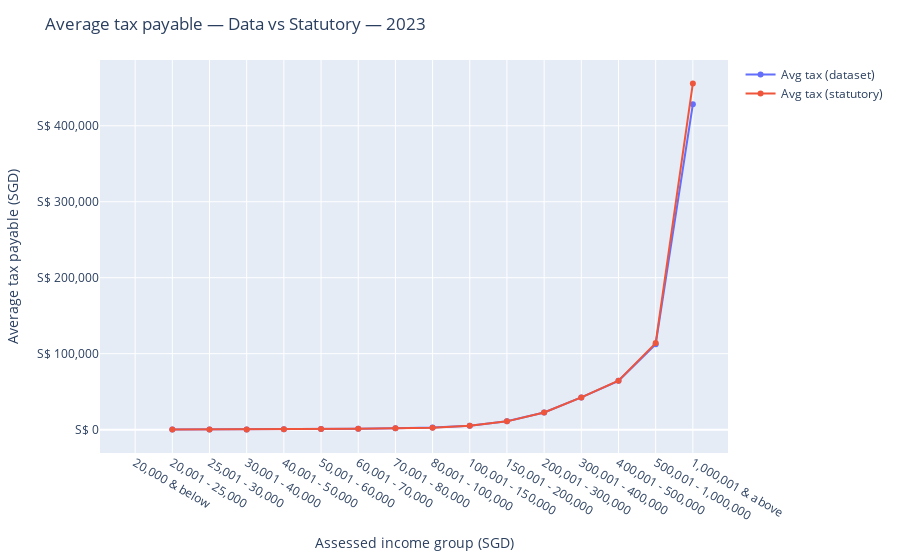
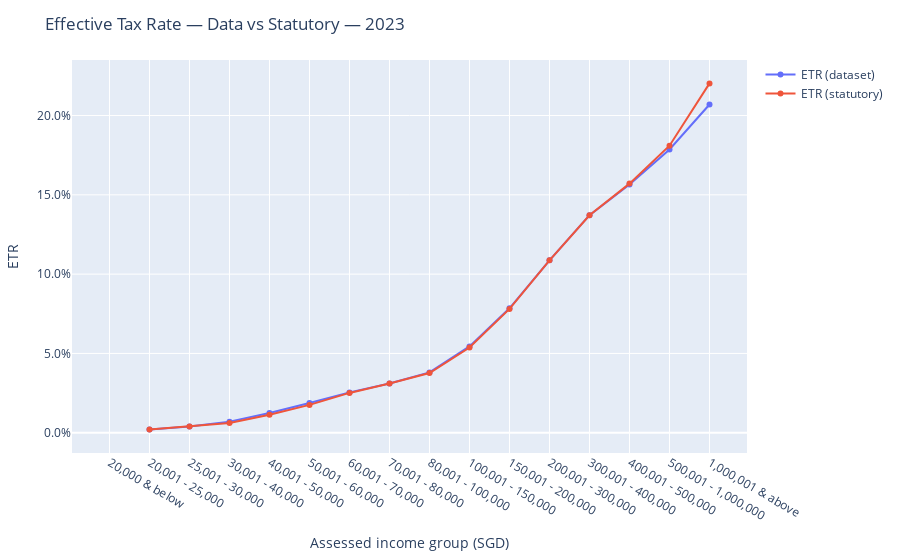

Source (notebook cell) for these figures, in order:
### Code cell
# ==========================================
# Robust numeric coercion + scaling
# ==========================================

# ---------- 1) Helper to coerce messy numerics ----------
def _to_numeric_clean(series: pd.Series) -> pd.Series:
    """
    Coerce strings like '1,234', ' 2 345 ', '(1,000)', '–', '-' to floats.
    Leaves real numerics unchanged. Returns float dtype.
    """
    s = series.copy()
    # Early exit if already numeric
    if pd.api.types.is_numeric_dtype(s):
        return pd.to_numeric(s, errors="coerce")
    s = s.astype(str)

    # Normalize unicode dashes and whitespace
    s = s.str.replace(r"[–—−]", "-", regex=True)   # various dashes to ASCII -
    s = s.str.replace(r"\s+", "", regex=True)      # remove all spaces

    # Handle parentheses for negatives: (1234) -> -1234
    neg_mask = s.str.match(r"^\(.*\)$")
    s = s.str.replace(r"^\((.*)\)$", r"-\1", regex=True)

    # Remove commas and any stray non-digits except leading minus and decimal point
    s = s.str.replace(",", "", regex=False)
    s = s.str.replace(r"[^0-9\.\-]", "", regex=True)

    # Empty strings -> NaN
    s = s.replace("", np.nan)

    return pd.to_numeric(s, errors="coerce")

# Columns we expect to be numeric
_num_cols = [
    "number_of_taxpayers",
    "assessable_income",
    "chargeable_income",
    "net_tax_assessed",
    "year_of_assessment",
]

# Make a cleaned copy filtered to Tax Residents
df_tr = income_table[income_table["resident_type"] == "Tax Resident"].copy()

for c in _num_cols:
    if c in df_tr.columns:
        df_tr[c] = _to_numeric_clean(df_tr[c])

# (Optional) enforce integer year
if "year_of_assessment" in df_tr.columns:
    df_tr["year_of_assessment"] = df_tr["year_of_assessment"].round().astype("Int64")

# ---------- 2) Bin parsing / ordering ----------
def parse_bin_bounds(label: str):
    s = str(label).replace(",", "").strip()
    m = re.match(r"^(\d+)\s*&\s*below$", s, flags=re.I)
    if m: return 0, int(m.group(1))
    m = re.match(r"^(\d+)\s*&\s*above$", s, flags=re.I)
    if m: return int(m.group(1)), math.inf
    m = re.match(r"^(\d+)\s*-\s*(\d+)$", s)
    if m: return int(m.group(1)), int(m.group(2))
    raise ValueError(f"Unrecognized bin label: {label!r}")

labels_unique = df_tr["assessed_income_group"].dropna().unique().tolist()
bin_info = []
for lbl in labels_unique:
    lo, hi = parse_bin_bounds(lbl)
    bin_info.append((str(lbl), lo, hi))
bin_info.sort(key=lambda x: (x[1], float("inf") if x[2] == math.inf else x[2]))
ordered_labels = [b[0] for b in bin_info]

def rep_midpoint(lo, hi, top_tail_factor=1.25):
    return lo*top_tail_factor if hi == math.inf else 0.5*(lo+hi)
rep_map = {lbl: rep_midpoint(lo, hi) for (lbl, lo, hi) in bin_info}

# ---------- 3) Aggregate per year x bin ----------
bybin = (
    df_tr.groupby(["year_of_assessment", "assessed_income_group"], observed=True)
         .agg(number_of_taxpayers=("number_of_taxpayers","sum"),
              assessable_income=("assessable_income","sum"),
              chargeable_income=("chargeable_income","sum"),
              net_tax_assessed=("net_tax_assessed","sum"))
         .reset_index()
)
bybin["assessed_income_group"] = pd.Categorical(bybin["assessed_income_group"], ordered=True, categories=ordered_labels)
bybin = bybin.sort_values(["year_of_assessment", "assessed_income_group"])

# Safety: ensure numeric dtypes post-aggregation (object sneaks in sometimes)
for c in ["number_of_taxpayers","assessable_income","chargeable_income","net_tax_assessed"]:
    bybin[c] = pd.to_numeric(bybin[c], errors="coerce")

# Population shares per year
bybin["pop_share"] = bybin.groupby("year_of_assessment")["number_of_taxpayers"].transform(lambda s: s / s.sum())

# ---------- 4) Statutory tax schedule ----------
BRACKETS_2024 = [
    (  20000, 0.00,      0),
    (  30000, 0.02,    200),
    (  40000, 0.035,   550),
    (  80000, 0.07,   3350),
    ( 120000, 0.115,  7950),
    ( 160000, 0.15,  13950),
    ( 200000, 0.18,  21150),
    ( 240000, 0.19,  28750),
    ( 280000, 0.195, 36550),
    ( 320000, 0.20,  44550),
    ( 500000, 0.22,  84150),
    (1000000, 0.23, 199150),
    (np.inf , 0.24,   None),
]

def statutory_tax(chargeable_income: float) -> float:
    if chargeable_income is None or not np.isfinite(chargeable_income):
        return np.nan
    lower_prev, cum_prev = 0.0, 0.0
    for upper, rate, cum_at_upper in BRACKETS_2024:
        if chargeable_income <= upper:
            return float(cum_prev + rate * (chargeable_income - lower_prev))
        lower_prev = float(upper)
        if cum_at_upper is not None:
            cum_prev = float(cum_at_upper)
    return np.nan

# ---------- 5) Auto-detect unit scales (income & tax) ----------
CAND = np.array([1, 10, 100, 1000, 10000], dtype=float)

# Income scale: align per-capita assessable income with bin midpoints
mean_assessable_pc_raw = bybin["assessable_income"] / bybin["number_of_taxpayers"].replace(0, np.nan)
rep_mid = bybin["assessed_income_group"].astype(str).map(rep_map)
ratio_income = (rep_mid / mean_assessable_pc_raw).replace([np.inf,-np.inf], np.nan).dropna()

if ratio_income.empty or not np.isfinite(ratio_income.median()):
    income_scale = 1.0
else:
    med_ratio = float(np.nanmedian(ratio_income.to_numpy()))
    income_scale = float(CAND[np.nanargmin(np.abs(CAND - med_ratio))])

# Tax scale: align avg tax (data) with statutory tax at scaled mean chargeable
mean_chargeable_pc_scaled = (bybin["chargeable_income"] * income_scale) / bybin["number_of_taxpayers"].replace(0, np.nan)
stat_at_mean = mean_chargeable_pc_scaled.apply(statutory_tax)
avg_tax_data_raw = bybin["net_tax_assessed"] / bybin["number_of_taxpayers"].replace(0, np.nan)
ratio_tax = (stat_at_mean / avg_tax_data_raw).replace([np.inf,-np.inf], np.nan).dropna()

if ratio_tax.empty or not np.isfinite(ratio_tax.median()):
    tax_scale = 1.0
else:
    med_ratio_t = float(np.nanmedian(ratio_tax.to_numpy()))
    tax_scale = float(CAND[np.nanargmin(np.abs(CAND - med_ratio_t))])

print(f"[scales] income_scale={income_scale:.0f}, tax_scale={tax_scale:.0f}")

# Apply scales and recompute per-capita series
bybin["mean_chargeable_pc"] = mean_chargeable_pc_scaled  # already income-scaled
bybin["avg_tax_data"] = (bybin["net_tax_assessed"] * tax_scale) / bybin["number_of_taxpayers"].replace(0, np.nan)
bybin["avg_tax_statutory"] = bybin["mean_chargeable_pc"].apply(statutory_tax)

# ---------- 6) Quick sanity: no strings left ----------
assert pd.api.types.is_float_dtype(bybin["mean_chargeable_pc"]), "mean_chargeable_pc not numeric"
assert pd.api.types.is_float_dtype(bybin["avg_tax_data"]), "avg_tax_data not numeric"
assert pd.api.types.is_float_dtype(bybin["avg_tax_statutory"]), "avg_tax_statutory not numeric"

# ---------- 7) Plots for the latest year ----------
latest_year = int(bybin["year_of_assessment"].dropna().max())
d = bybin[bybin["year_of_assessment"] == latest_year].copy().sort_values("assessed_income_group")

fig_tax = go.Figure()
fig_tax.add_trace(go.Scatter(
    x=d["assessed_income_group"].astype(str),
    y=d["avg_tax_data"],
    mode="lines+markers", name="Avg tax (dataset)"
))
fig_tax.add_trace(go.Scatter(
    x=d["assessed_income_group"].astype(str),
    y=d["avg_tax_statutory"],
    mode="lines+markers", name="Avg tax (statutory)"
))
fig_tax.update_layout(
    title=f"Average tax payable — Data vs Statutory — {latest_year}",
    xaxis_title="Assessed income group (SGD)",
    yaxis_title="Average tax payable (SGD)",
    yaxis=dict(tickprefix="S$ ", tickformat=",.0f"),
    hovermode="x unified", margin=dict(l=40,r=20,t=60,b=90)
)
fig_tax.show()

fig_etr = go.Figure()
fig_etr.add_trace(go.Scatter(
    x=d["assessed_income_group"].astype(str),
    y=d["avg_tax_data"] / d["mean_chargeable_pc"],
    mode="lines+markers", name="ETR (dataset)"
))
fig_etr.add_trace(go.Scatter(
    x=d["assessed_income_group"].astype(str),
    y=d["avg_tax_statutory"] / d["mean_chargeable_pc"],
    mode="lines+markers", name="ETR (statutory)"
))
fig_etr.update_layout(
    title=f"Effective Tax Rate — Data vs Statutory — {latest_year}",
    xaxis_title="Assessed income group (SGD)",
    yaxis_title="ETR",
    yaxis=dict(tickformat=".1%"),
    hovermode="x unified", margin=dict(l=40,r=20,t=60,b=90)
)
fig_etr.show()

### Figure 1 — Plotly figure (JSON) as saved in the notebook; plotly's stock layout.template omitted (floating-point values rounded to 4 significant figures)
{"data": [{"mode": "lines+markers", "name": "Avg tax (dataset)", "type": "scatter", "x": ["20,000 & below", "20,001 - 25,000", "25,001 - 30,000", "30,001 - 40,000", "40,001 - 50,000", "50,001 - 60,000", "60,001 - 70,000", "70,001 - 80,000", "80,001 - 100,000", "100,001 - 150,000", "150,001 - 200,000", "200,001 - 300,000", "300,001 - 400,000", "400,001 - 500,000", "500,001 - 1,000,000", "1,000,001 & above"], "y": [null, 43.92, 96.85, 202.7, 444.4, 806.6, 1275.0, 1792.0, 2645.0, 5196.0, 10960.0, 22540.0, 42430.0, 64310.0, 112400.0, 428300.0]}, {"mode": "lines+markers", "name": "Avg tax (statutory)", "type": "scatter", "x": ["20,000 & below", "20,001 - 25,000", "25,001 - 30,000", "30,001 - 40,000", "40,001 - 50,000", "50,001 - 60,000", "60,001 - 70,000", "70,001 - 80,000", "80,001 - 100,000", "100,001 - 150,000", "150,001 - 200,000", "200,001 - 300,000", "300,001 - 400,000", "400,001 - 500,000", "500,001 - 1,000,000", "1,000,001 & above"], "y": [null, 43.92, 96.86, 178.5, 404.6, 752.5, 1259.0, 1795.0, 2619.0, 5133.0, 10910.0, 22550.0, 42410.0, 64520.0, 113900.0, 455800.0]}], "layout": {"hovermode": "x unified", "margin": {"b": 90, "l": 40, "r": 20, "t": 60}, "title": {"text": "Average tax payable — Data vs Statutory — 2023"}, "xaxis": {"title": {"text": "Assessed income group (SGD)"}}, "yaxis": {"tickformat": ",.0f", "tickprefix": "S$ ", "title": {"text": "Average tax payable (SGD)"}}}}

### Figure 2 — Plotly figure (JSON) as saved in the notebook; plotly's stock layout.template omitted (floating-point values rounded to 4 significant figures)
{"data": [{"mode": "lines+markers", "name": "ETR (dataset)", "type": "scatter", "x": ["20,000 & below", "20,001 - 25,000", "25,001 - 30,000", "30,001 - 40,000", "40,001 - 50,000", "50,001 - 60,000", "60,001 - 70,000", "70,001 - 80,000", "80,001 - 100,000", "100,001 - 150,000", "150,001 - 200,000", "200,001 - 300,000", "300,001 - 400,000", "400,001 - 500,000", "500,001 - 1,000,000", "1,000,001 & above"], "y": [null, 0.001979, 0.003898, 0.007007, 0.0124, 0.0188, 0.02544, 0.03101, 0.03803, 0.05441, 0.07843, 0.1087, 0.1372, 0.1565, 0.1786, 0.207]}, {"mode": "lines+markers", "name": "ETR (statutory)", "type": "scatter", "x": ["20,000 & below", "20,001 - 25,000", "25,001 - 30,000", "30,001 - 40,000", "40,001 - 50,000", "50,001 - 60,000", "60,001 - 70,000", "70,001 - 80,000", "80,001 - 100,000", "100,001 - 150,000", "150,001 - 200,000", "200,001 - 300,000", "300,001 - 400,000", "400,001 - 500,000", "500,001 - 1,000,000", "1,000,001 & above"], "y": [null, 0.001979, 0.003899, 0.006171, 0.01129, 0.01754, 0.02511, 0.03107, 0.03765, 0.05375, 0.07808, 0.1087, 0.1371, 0.1571, 0.181, 0.2203]}], "layout": {"hovermode": "x unified", "margin": {"b": 90, "l": 40, "r": 20, "t": 60}, "title": {"text": "Effective Tax Rate — Data vs Statutory — 2023"}, "xaxis": {"title": {"text": "Assessed income group (SGD)"}}, "yaxis": {"tickformat": ".1%", "title": {"text": "ETR"}}}}
